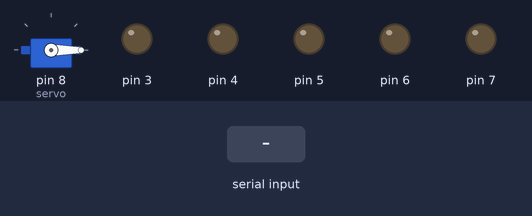
Recording of a sketch running on a simulated Arduino Uno, built with avr-gcc and run on an emulated ATmega328P. On the bench: servo, output pins drawn as LEDs (lit = HIGH). The inputs (shaded band) are chosen by the test bench.

Above: at 1.2 s.
1.3 s: byte 8 (8) received over Serial
At 2.5 s:
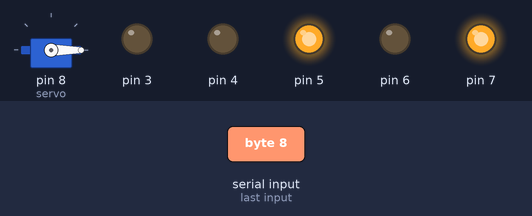
2.8 s: byte 2 (2) received over Serial
At 3.7 s:
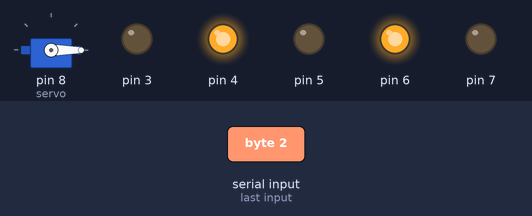
4.3 s: byte 6 (6) received over Serial
At 4.8 s:
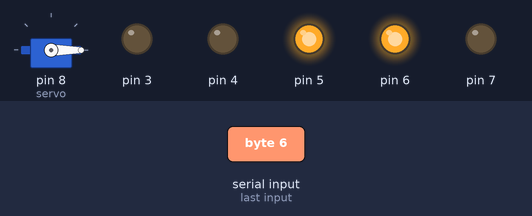
5.8 s: byte 4 (4) received over Serial
At 7.0 s:
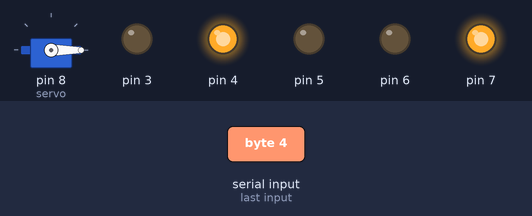
7.3 s: byte 7 (7) received over Serial
At 8.3 s:
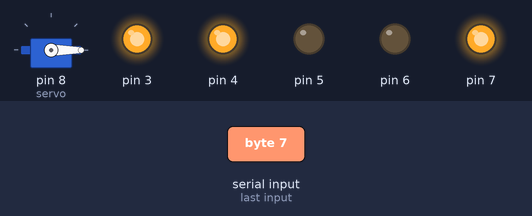
8.8 s: byte 5 (5) received over Serial
At 9.4 s:
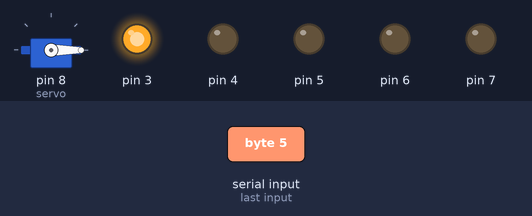
Timing chart, 0 to 11.3 s (numbered marks = the images above; inputs shaded):
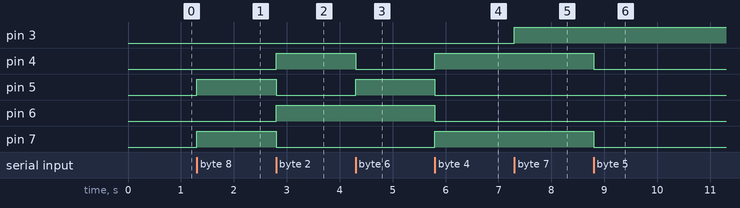

The sketch:

RoboDAQRover.ino
```cpp
//PIN 8 - Servo
//PIN 7, PIN 6 - Motor Derecha
//PIN 5, PIN 4 - Motor Izquierda
//PIN 3 - Reactor
#include<Servo.h>
Servo servo;
int x, pos = 0;
void setup(){
  Serial.begin(9600);
  servo.attach(8);
  pinMode(3,OUTPUT);
  pinMode(4,OUTPUT);
  pinMode(5,OUTPUT);
  pinMode(6,OUTPUT);
  pinMode(7,OUTPUT);
  servo.write(pos);
}
void loop(){
  while(Serial.available()>0){
    x = Serial.read();
    switch(x){
      case 8: avanzar();
      break;
      case 2: retroceder();
      break;
      case 6: derecha();
      break;
      case 4: izquierda();
      break;
      case 5: parar();
      break;
      case 1: abrir();
      break;
      case 3: cerrar();
      break;
      case 7: encender();
      break;
      case 9: apagar();
      break;
    }
  }
}
void avanzar(){
  digitalWrite(7,HIGH);
  digitalWrite(6,LOW);
  digitalWrite(5,HIGH);
  digitalWrite(4,LOW);
}
void retroceder(){
  digitalWrite(7,LOW);
  digitalWrite(6,HIGH);
  digitalWrite(5,LOW);
  digitalWrite(4,HIGH);
}
void derecha(){
  digitalWrite(7,LOW);
  digitalWrite(6,HIGH);
  digitalWrite(5,HIGH);
  digitalWrite(4,LOW);
}
void izquierda(){
  digitalWrite(7,HIGH);
  digitalWrite(6,LOW);
  digitalWrite(5,LOW);
  digitalWrite(4,HIGH);
}
void parar(){
  digitalWrite(7,LOW);
  digitalWrite(6,LOW);
  digitalWrite(5,LOW);
  digitalWrite(4,LOW);
}
void abrir(){
  servo.write(pos);
  pos = pos + 20;
}
void cerrar(){
  servo.write(pos);
  pos = pos - 20;
}
void encender(){
  digitalWrite(3,HIGH);
}
void apagar(){
  digitalWrite(3,LOW);
}
```

Measured:
- after the input at 1.3 s, pin 5, pin 7: LOW → HIGH at once
- after the input at 2.8 s, pin 4, pin 6: LOW → HIGH at once; pin 5, pin 7: HIGH → LOW at once
- after the input at 4.3 s, pin 4: HIGH → LOW at once; pin 5: LOW → HIGH at once
- after the input at 5.8 s, pin 4, pin 7: LOW → HIGH at once; pin 5, pin 6: HIGH → LOW at once
- after the input at 7.3 s, pin 3: LOW → HIGH at once
- after the input at 8.8 s, pin 4, pin 7: HIGH → LOW at once
